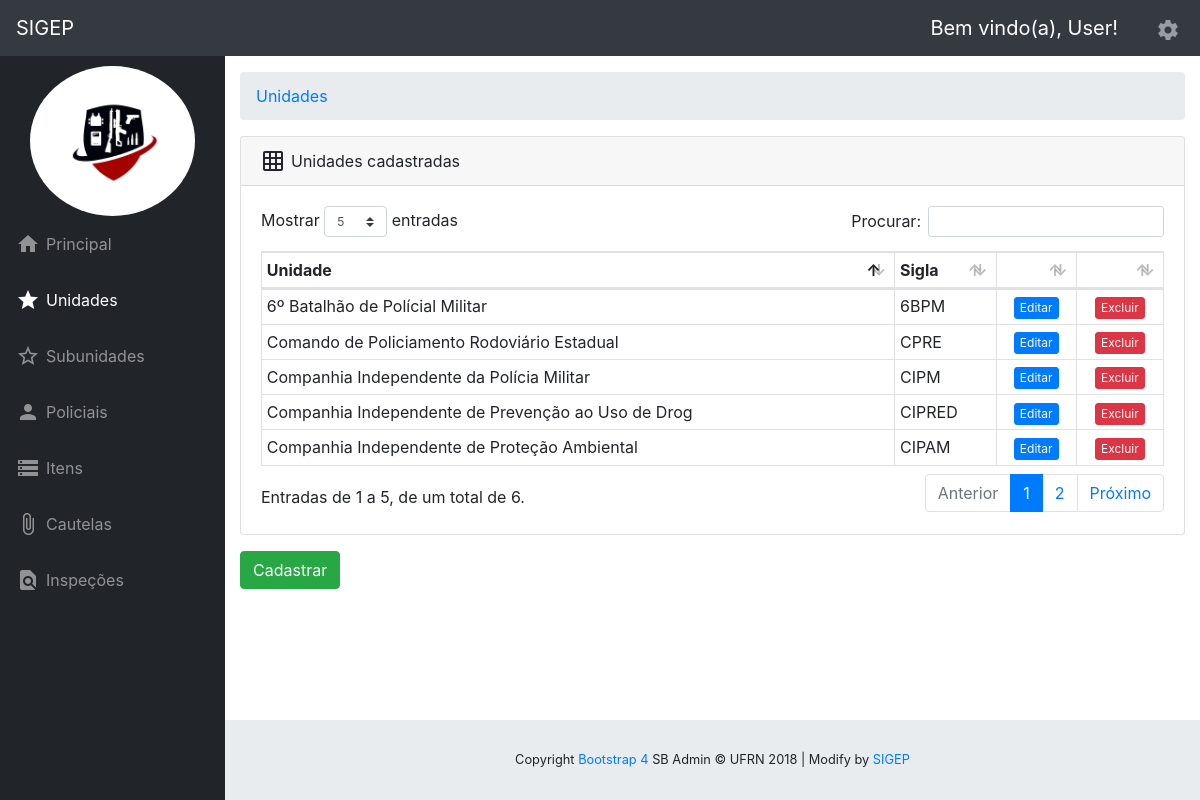
Screenshot of /view/UnidadeView.php with the database file from the repository.
### tables this page shows
CREATE TABLE IF NOT EXISTS `unidade` (
  `id` int(11) NOT NULL AUTO_INCREMENT,
  `sigla` varchar(25) NOT NULL,
  `descricao` varchar(50) NOT NULL,
  PRIMARY KEY (`id`)
);

### DAO/Conexao.php (called while the page is built, shortened)
<?php
class conexao {
    public function conecta() {
        $conn = new mysqli('localhost', 'root', '', 'sigep', '3306');
        return $conn;
    }
}

### controller/UnidadeController.php (called while the page is built, shortened)
<?php
require_once '../DAO/UnidadeDao.php';
require_once '../DAO/Conexao.php';
class UnidadeController {
    public function listaUnidade() {
        $conexao = new conexao();
        $unidadeDao = new unidadeDao();
        $unidadeDao->lista($conexao);
    }
}

### DAO/UnidadeDao.php (the view, shortened to what this page needs)
<?php
class unidadeDao{
    function lista(conexao $conn) {
        $query = "SELECT id, sigla, descricao FROM unidade ORDER BY id";
        $result = mysqli_query($conn->conecta(), $query);
        if (mysqli_num_rows($result) >= 0) {
            while($row = mysqli_fetch_assoc($result)) {
                echo    '<tr>';
                echo        '<td>'. $row["descricao"]. '</td>';
                echo        '<td>'. $row["sigla"] .'</td>';
                echo        '<td align="center">
                                <form name="formunidade1" action="UnidadeViewEditar.php" method="POST">
                                    <button type="submit" name="editar1" value="" class="btn btn-primary btn-xs">Editar</button>
                                    <input type="hidden" name="id" value="'.$row["id"].'">
                                </form>
                            </td>';
                echo        '<td align="center">
                                    <button name="excluir" value="" class="btn btn-danger btn-xs"
                                    type="button" data-toggle="modal" data-target="#ExemploModalCentralizado'.$row["id"].$row["sigla"].'">Excluir</button>
                            </td>';
                echo    '</tr>';
            }
        } else {
            echo "0 results";
        }
    }
}

### css/sb-admin.css (style rules this page uses)
html { position: relative; min-height: 100%; }
body { height: 100%; }
:root { --input-padding-x: 0.75rem; --input-padding-y: 0.75rem; }
footer.sticky-footer { display: -webkit-box; display: -ms-flexbox; display: flex; position: absolute; right: 0; bottom: 0; width: calc(100% - 90px); height: 80px; background-color: #e9ecef; }
footer.sticky-footer .copyright { line-height: 1; font-size: 0.8rem; }
@media (min-width: 768px) { footer.sticky-footer { width: calc(100% - 225px); } }

### rows the page displays
unidade: descricao "6º Batalhão de Polícial Militar", sigla "6BPM"
unidade: descricao "Companhia Independente de Proteção Ambiental", sigla "CIPAM"
unidade: descricao "Companhia Independente de Prevenção ao Uso de Drog", sigla "CIPRED"
unidade: descricao "Comando de Policiamento Rodoviário Estadual", sigla "CPRE"
unidade: descricao "Companhia Independente da Polícia Militar", sigla "CIPM"
